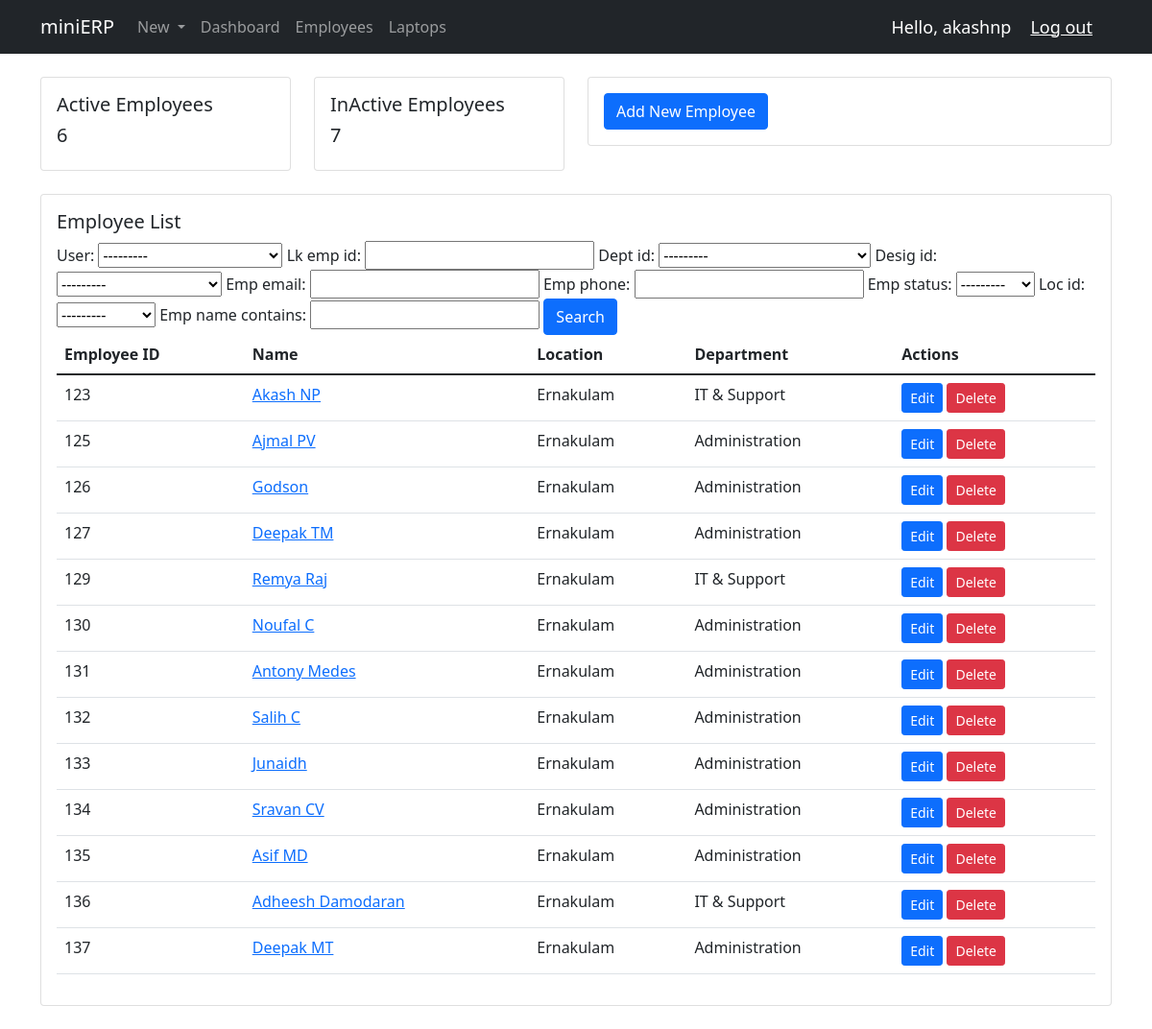
Page /dash_employees/ (signed in) on the committed database.
### hardware/models.py (models this page shows, shortened)
class Employee(models.Model):
    EMPLOYEE_STATUS = (
        ('Active', 'Active'),
        ('InActive', 'Inactive'),
    )
    user = models.OneToOneField(User, null=True, on_delete=models.CASCADE)
    emp_id = models.AutoField(primary_key=True, editable=False)
    lk_emp_id = models.CharField(null=True, blank=True, max_length=15)
    dept_id = models.ForeignKey(Department, null=True, on_delete=models.SET_NULL)
    desig_id = models.ForeignKey(Designation, null=True, on_delete=models.SET_NULL)
    profilePic = models.ImageField(null=True, blank=True)
    emp_name = models.CharField(max_length=100, null=True)
    emp_email = models.CharField(max_length=100, null=True)
    emp_phone = models.IntegerField(null=True)
    emp_status = models.CharField(max_length=10, null=True, choices=EMPLOYEE_STATUS)
    loc_id = models.ForeignKey(Location, null=True, blank=False, on_delete=models.SET_NULL)
    emp_date_joined = models.DateField
    emp_date_exited = models.DateField
    emp_date_created = models.DateField(auto_now_add=True)
    history = HistoricalRecords()

class Location(models.Model):
    location_id = models.AutoField(primary_key=True, editable=False)
    location = models.CharField(max_length=20, null=True)
    def __str__(self):
        return self.location

class Department(models.Model):
    department_id = models.AutoField(primary_key=True, editable=False)
    dept_name = models.CharField(max_length=50, null=False, blank=False)
    def __str__(self):
        return self.dept_name

### hardware/decorators.py (the view)
        def wrapper_func(request, *args, **kwargs):
            group = None
            if request.user.groups.exists():
                group = request.user.groups.all()[0].name
            if group in allowed_roles:
                return view_func(request, *args, **kwargs)
            else:
                return HttpResponse("You are not authorized to view this page!")

### hardware/models.py (called while the page is built)
    def __str__(self):
        return self.designation

### hardware/views.py (called while the page is built)
@login_required(login_url='login')
@allowed_users(allowed_roles=['admin'])
def employees(request):
    employees = Employee.objects.all()
    active_emps = Employee.objects.filter(emp_status = 'Active').count()
    inactive_emps = Employee.objects.filter(emp_status = 'InActive').count()
    myFilter = EmployeeFilter(request.GET, queryset=employees)
    employees = myFilter.qs
    context = {'active_emps': active_emps, 'inactive_emps': inactive_emps, 'employees': employees,
    'myFilter':myFilter}
    return render(request, 'hardware/dash_employees.html', context)

### hardware/templates/hardware/dash_employees.html
{% extends 'hardware/main.html' %}
{% load crispy_forms_tags %}
{% block content %}
<div class="container">
    <div class="row">
        <div class="col-md-6">
            <div class="row">
                <div class="col-sm-6">
                  <div class="card">
                    <div class="card-body">
                      <h5 class="card-title">Active Employees</h5>
                      <h5>{{active_emps}}</h5>
                    </div>
                  </div>
                </div>
                <div class="col-sm-6">
                  <div class="card">
                    <div class="card-body">
                      <h5 class="card-title">InActive Employees</h5>
                      <h5>{{inactive_emps}}</h5>
                    </div>
                  </div>
                </div>
              </div>
            </div>
        <div class="col-md-6">
          <div class="card">
            <div class="card-body">
              <div class="card-text">
                <a class="btn btn-primary" href="{% url 'employee_add' %}">Add New Employee</a>
              </div>
            </div>
          </div>
        </div>
    </div>
    <div class="row my-4">
        <div class="col">
            <div class="card card-body">
                <h5 class="card-title">Employee List</h5>
                <form method="GET">
                  {{myFilter.form}}
                  <button class="btn btn-primary" type="submit">Search</button>
                </form>
                <table class="table table-stripped">
                    <thead>
                      <tr>
                        <th scope="col">Employee ID</th>
                        <th scope="col">Name</th>
                        <th scope="col">Location</th>
                        <th scope="col">Department</th>
                        <th scope="col">Actions</th>
                      </tr>
                    </thead>
                    <tbody>
                      {% for employee in employees %}
                      <tr>
                        <td>{{employee.emp_id}}</td>
                        <td><a href="{% url 'employee' pk=employee.emp_id %}">{{employee.emp_name}}</a></td>
                        <td>{{employee.loc_id}}</td>
                        <td>{{employee.dept_id}}</td>
                        <td><a class="btn btn-primary btn-sm" href="{% url 'employee_edit' pk=employee.emp_id %}">Edit</a> <a href="{% url 'employee_del' pk=employee.emp_id %}" class="btn btn-danger btn-sm">Delete</a></td>
                      </tr>
                      {% endfor %}
                    </tbody>
                </table>
            </div>
        </div>
    </div>
</div>
{% endblock %}

### hardware/templates/hardware/navbar.html (shortened to what this page needs)
<nav class="navbar navbar-expand-lg navbar-dark bg-dark">
    <div class="container">
        <span class="navbar-brand mb-0 h1">miniERP</span>
      <div class="collapse navbar-collapse" id="navbarSupportedContent">
        <ul class="navbar-nav me-auto mb-2 mb-lg-0">
          {% if request.user.is_staff %}
          <li class="nav-item dropdown">
            <a class="nav-link dropdown-toggle" href="#" id="navbarDropdown" role="button" data-bs-toggle="dropdown" aria-expanded="false">
              New
            </a>
          </li>
          <li class="nav-item">
            <a class="nav-link" aria-current="page" href="{% url 'home' %}">Dashboard</a>
          </li>
          <li class="nav-item">
            <a class="nav-link" aria-current="page" href="{% url 'dash_employees' %}">Employees</a>
          </li>
          <li class="nav-item">
            <a class="nav-link" aria-current="page" href="{% url 'dash_laptops' %}">Laptops</a>
          </li>
          {% else %}
          <li class="nav-item">
            <a class="nav-link" aria-current="page" href="{% url 'empSettingsPage' %}">Settings</a>
          </li>
          {% endif %}
        </ul>
      </div>
      <span class="logout-text">Hello, {{request.user}}</span>
      <span><a class="logout-text" href="{% url 'logout' %}">Log out</a></span>
    </div>
  </nav>

### hardware/templates/hardware/navbar.html (style rules this page uses)
.logout-text { font-size: 18px; color: #fff; margin-right: 20px; }

### rows in the picture
Employee: emp_id "123", emp_name "Akash NP", loc_id "Ernakulam", dept_id "IT & Support"
Employee: emp_id "125", emp_name "Ajmal PV", loc_id "Ernakulam", dept_id "Administration"
Employee: emp_id "126", emp_name "Godson", loc_id "Ernakulam", dept_id "Administration"
Employee: emp_id "127", emp_name "Deepak TM", loc_id "Ernakulam", dept_id "Administration"
Employee: emp_id "129", emp_name "Remya Raj", loc_id "Ernakulam", dept_id "IT & Support"
Employee: emp_id "130", emp_name "Noufal C", loc_id "Ernakulam", dept_id "Administration"
Employee: emp_id "131", emp_name "Antony Medes", loc_id "Ernakulam", dept_id "Administration"
Employee: emp_id "132", emp_name "Salih C", loc_id "Ernakulam", dept_id "Administration"
Employee: emp_id "133", emp_name "Junaidh", loc_id "Ernakulam", dept_id "Administration"
Employee: emp_id "134", emp_name "Sravan CV", loc_id "Ernakulam", dept_id "Administration"
Employee: emp_id "135", emp_name "Asif MD", loc_id "Ernakulam", dept_id "Administration"
Employee: emp_id "136", emp_name "Adheesh Damodaran", loc_id "Ernakulam", dept_id "IT & Support"
Employee: emp_id "137", emp_name "Deepak MT", loc_id "Ernakulam", dept_id "Administration"

### other values in the picture
{{ request.user }} "akashnp"
{{ active_emps }} "6"
{{ inactive_emps }} "7"
